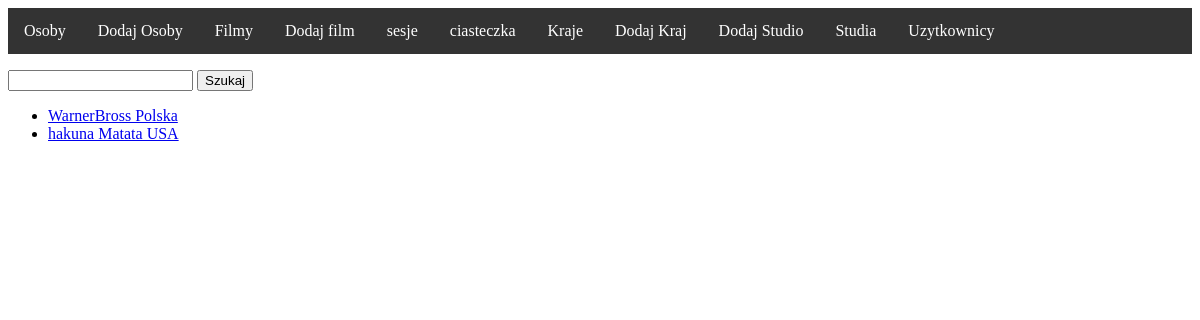
Screenshot of /studios/ with the database file from the repository.
### filmweb/models.py (models this page shows)
class Studio(models.Model):
    name = models.CharField(max_length=20)
    country = models.ForeignKey(Country, on_delete=models.CASCADE)
    def __str__(self):
        return f'{self.name} {self.country}'
    def get_detail_url(self):
        return f"/studio/{self.id}"

class Country(models.Model):
    name = models.CharField(max_length=30)
    def __str__(self):
        return self.name

### filmweb/views.py (the view)
# urls.py: path('studios/', views.StudioListView.as_view(), name='studio_list'),
class StudioListView(View):
    def get(self, request):
        pobrane_studia_z_bazy = Studio.objects.all()
        nazwa = request.GET.get('data')
        if nazwa is not None:
            pobrane_studia_z_bazy = pobrane_studia_z_bazy.filter(name__icontains=nazwa)
        return render(request, 'show_objects.html', {'object_list':pobrane_studia_z_bazy})

### templates/show_objects.html
{% extends 'base.html' %}
{% block content %}
    <p>
    <form>
        <input type="text" name="data">
        <input type="submit" value="Szukaj">
    </form>
    </p>
<ul>
    {% for obj in object_list %}
        <li><a href="{{ obj.get_detail_url }}"> {{ obj }}</a></li>
    {% endfor %}
</ul>
{% endblock %}

### rows the page displays
Studio: name+country "WarnerBross Polska"
Studio: name+country "hakuna Matata USA"
